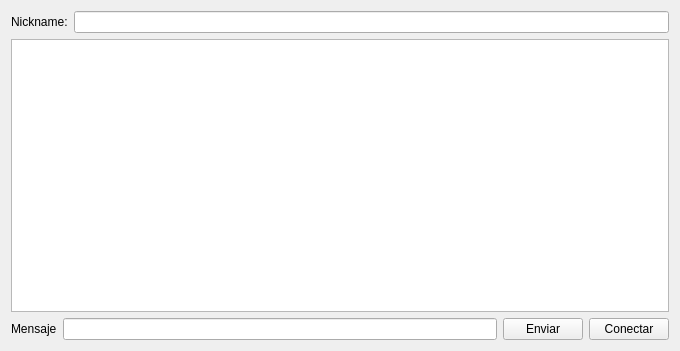
<?xml version="1.0" encoding="UTF-8"?>
<ui version="4.0">
 <class>Widget</class>
 <widget class="QWidget" name="Widget">
  <property name="geometry">
   <rect>
    <x>0</x>
    <y>0</y>
    <width>680</width>
    <height>351</height>
   </rect>
  </property>
  <property name="windowTitle">
   <string>Widget</string>
  </property>
  <layout class="QVBoxLayout" name="verticalLayout_2">
   <item>
    <layout class="QVBoxLayout" name="verticalLayout">
     <item>
      <layout class="QHBoxLayout" name="horizontalLayout_2">
       <item>
        <widget class="QLabel" name="label">
         <property name="text">
          <string>Nickname:</string>
         </property>
        </widget>
       </item>
       <item>
        <widget class="QLineEdit" name="nickName_lineEdit"/>
       </item>
      </layout>
     </item>
     <item>
      <widget class="QTextEdit" name="textEdit"/>
     </item>
     <item>
      <layout class="QHBoxLayout" name="horizontalLayout">
       <item>
        <widget class="QLabel" name="label_2">
         <property name="text">
          <string>Mensaje</string>
         </property>
        </widget>
       </item>
       <item>
        <widget class="QLineEdit" name="message_lineEdit"/>
       </item>
       <item>
        <widget class="QPushButton" name="enviar_pushButton">
         <property name="text">
          <string>Enviar</string>
         </property>
        </widget>
       </item>
       <item>
        <widget class="QPushButton" name="conectar_pushButton">
         <property name="text">
          <string>Conectar</string>
         </property>
        </widget>
       </item>
      </layout>
     </item>
    </layout>
   </item>
  </layout>
 </widget>
 <layoutdefault spacing="6" margin="11"/>
 <resources/>
 <connections/>
</ui>
